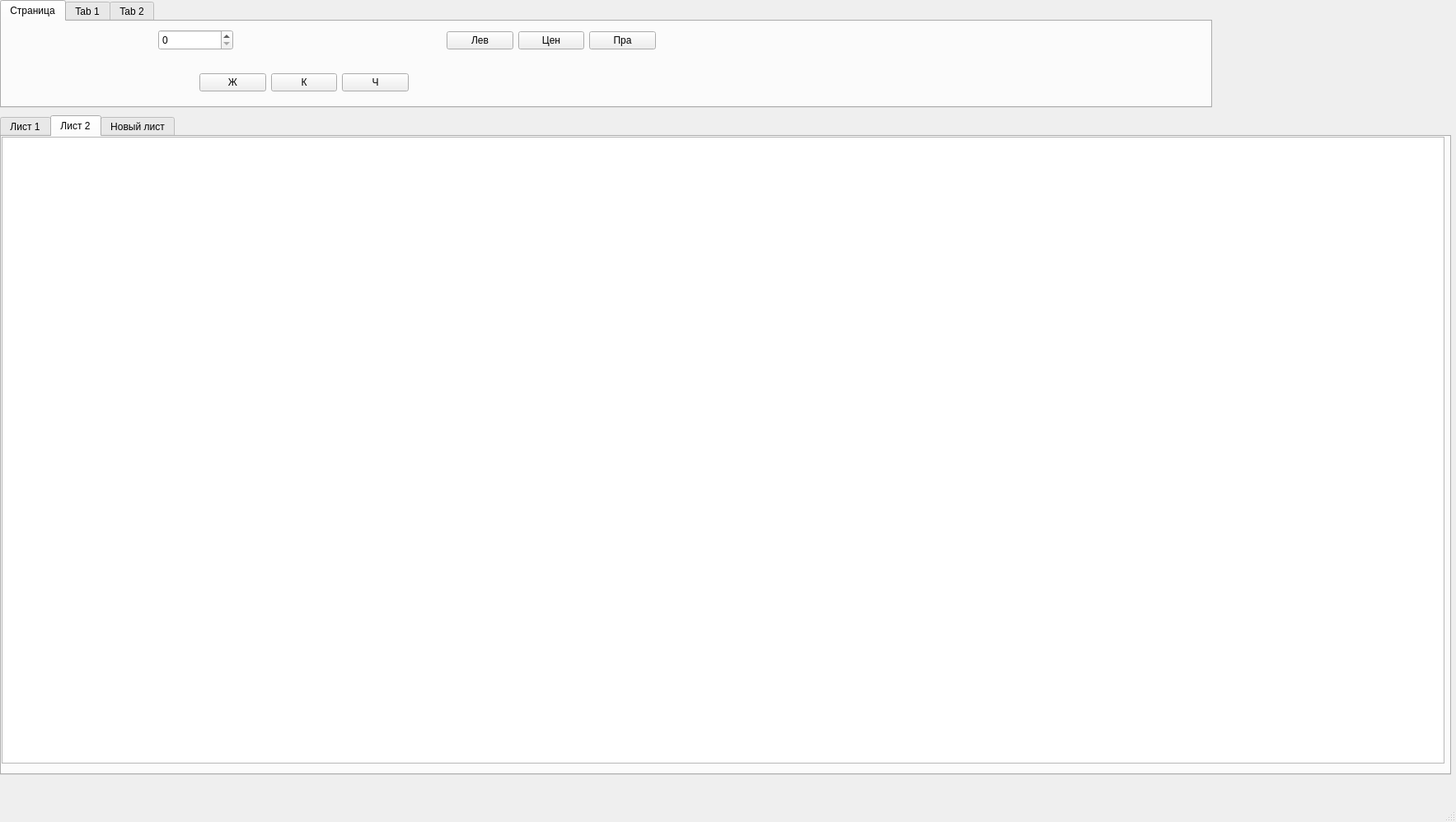
<?xml version="1.0" encoding="UTF-8"?>
<ui version="4.0">
 <class>MainTable</class>
 <widget class="QMainWindow" name="MainTable">
  <property name="geometry">
   <rect>
    <x>0</x>
    <y>0</y>
    <width>1767</width>
    <height>998</height>
   </rect>
  </property>
  <property name="windowTitle">
   <string>MainTable</string>
  </property>
  <widget class="QWidget" name="centralwidget">
   <widget class="QTabWidget" name="tabWidget">
    <property name="geometry">
     <rect>
      <x>0</x>
      <y>0</y>
      <width>1471</width>
      <height>131</height>
     </rect>
    </property>
    <property name="currentIndex">
     <number>0</number>
    </property>
    <widget class="QWidget" name="Main">
     <attribute name="title">
      <string>Страница</string>
     </attribute>
     <widget class="QSpinBox" name="spinBox">
      <property name="geometry">
       <rect>
        <x>190</x>
        <y>10</y>
        <width>91</width>
        <height>25</height>
       </rect>
      </property>
      <property name="acceptDrops">
       <bool>false</bool>
      </property>
      <property name="toolTipDuration">
       <number>-1</number>
      </property>
      <property name="layoutDirection">
       <enum>Qt::LeftToRight</enum>
      </property>
      <property name="buttonSymbols">
       <enum>QAbstractSpinBox::UpDownArrows</enum>
      </property>
      <property name="maximum">
       <number>90</number>
      </property>
      <property name="stepType">
       <enum>QAbstractSpinBox::DefaultStepType</enum>
      </property>
     </widget>
     <widget class="QWidget" name="layoutWidget">
      <property name="geometry">
       <rect>
        <x>240</x>
        <y>0</y>
        <width>254</width>
        <height>148</height>
       </rect>
      </property>
      <layout class="QHBoxLayout" name="horizontalLayout">
       <item>
        <widget class="QPushButton" name="pushButton">
         <property name="styleSheet">
          <string notr="true"/>
         </property>
         <property name="text">
          <string>Ж</string>
         </property>
        </widget>
       </item>
       <item>
        <widget class="QPushButton" name="pushButton_2">
         <property name="text">
          <string>К</string>
         </property>
        </widget>
       </item>
       <item>
        <widget class="QPushButton" name="pushButton_3">
         <property name="text">
          <string>Ч</string>
         </property>
        </widget>
       </item>
      </layout>
     </widget>
     <widget class="QWidget" name="layoutWidget_2">
      <property name="geometry">
       <rect>
        <x>540</x>
        <y>10</y>
        <width>254</width>
        <height>26</height>
       </rect>
      </property>
      <layout class="QHBoxLayout" name="horizontalLayout_4">
       <item>
        <widget class="QPushButton" name="pushButton_10">
         <property name="text">
          <string>Лев</string>
         </property>
        </widget>
       </item>
       <item>
        <widget class="QPushButton" name="pushButton_11">
         <property name="text">
          <string>Цен</string>
         </property>
        </widget>
       </item>
       <item>
        <widget class="QPushButton" name="pushButton_12">
         <property name="text">
          <string>Пра</string>
         </property>
        </widget>
       </item>
      </layout>
     </widget>
    </widget>
    <widget class="QWidget" name="Vstavka">
     <attribute name="title">
      <string>Tab 1</string>
     </attribute>
    </widget>
    <widget class="QWidget" name="View">
     <attribute name="title">
      <string>Tab 2</string>
     </attribute>
    </widget>
   </widget>
   <widget class="QTabWidget" name="tabWidget_2">
    <property name="geometry">
     <rect>
      <x>0</x>
      <y>140</y>
      <width>1761</width>
      <height>801</height>
     </rect>
    </property>
    <property name="currentIndex">
     <number>1</number>
    </property>
    <widget class="QWidget" name="tab">
     <attribute name="title">
      <string>Лист 1</string>
     </attribute>
     <widget class="QTableWidget" name="bee_cell_table">
      <property name="geometry">
       <rect>
        <x>0</x>
        <y>0</y>
        <width>1751</width>
        <height>761</height>
       </rect>
      </property>
      <property name="font">
       <font>
        <family>Segoe UI</family>
       </font>
      </property>
      <property name="cursor" stdset="0">
       <cursorShape>CrossCursor</cursorShape>
      </property>
      <property name="autoFillBackground">
       <bool>true</bool>
      </property>
      <property name="styleSheet">
       <string notr="true">QTableWidget::item:selected{ background-color:  #ffff00} QTableWidget::item:selected { color:black }</string>
      </property>
      <property name="verticalScrollMode">
       <enum>QAbstractItemView::ScrollPerItem</enum>
      </property>
      <property name="gridStyle">
       <enum>Qt::CustomDashLine</enum>
      </property>
      <attribute name="horizontalHeaderMinimumSectionSize">
       <number>35</number>
      </attribute>
     </widget>
    </widget>
    <widget class="QWidget" name="tab_2">
     <attribute name="title">
      <string>Лист 2</string>
     </attribute>
     <widget class="QTableWidget" name="bee_cell_table_2">
      <property name="geometry">
       <rect>
        <x>0</x>
        <y>0</y>
        <width>1751</width>
        <height>761</height>
       </rect>
      </property>
      <property name="font">
       <font>
        <family>Segoe UI</family>
       </font>
      </property>
      <property name="cursor" stdset="0">
       <cursorShape>CrossCursor</cursorShape>
      </property>
      <property name="autoFillBackground">
       <bool>true</bool>
      </property>
      <property name="styleSheet">
       <string notr="true">QTableWidget::item:selected{ background-color:  #ffff00} QTableWidget::item:selected { color:black }</string>
      </property>
      <property name="verticalScrollMode">
       <enum>QAbstractItemView::ScrollPerItem</enum>
      </property>
      <property name="gridStyle">
       <enum>Qt::CustomDashLine</enum>
      </property>
      <attribute name="horizontalHeaderMinimumSectionSize">
       <number>35</number>
      </attribute>
     </widget>
    </widget>
    <widget class="QWidget" name="tab_3">
     <attribute name="title">
      <string>Новый лист</string>
     </attribute>
    </widget>
   </widget>
  </widget>
  <widget class="QMenuBar" name="menubar">
   <property name="geometry">
    <rect>
     <x>0</x>
     <y>0</y>
     <width>1767</width>
     <height>21</height>
    </rect>
   </property>
  </widget>
  <widget class="QStatusBar" name="statusbar"/>
 </widget>
 <resources/>
 <connections/>
</ui>
